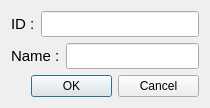
<?xml version="1.0" encoding="UTF-8"?>
<ui version="4.0">
 <class>InsertSubTableDialog</class>
 <widget class="QDialog" name="InsertSubTableDialog">
  <property name="geometry">
   <rect>
    <x>0</x>
    <y>0</y>
    <width>210</width>
    <height>101</height>
   </rect>
  </property>
  <property name="windowTitle">
   <string>Dialog</string>
  </property>
  <layout class="QVBoxLayout" name="verticalLayout">
   <item>
    <layout class="QHBoxLayout" name="horizontalLayout">
     <item>
      <widget class="QLabel" name="label">
       <property name="font">
        <font>
         <pointsize>11</pointsize>
        </font>
       </property>
       <property name="text">
        <string>ID :</string>
       </property>
      </widget>
     </item>
     <item>
      <widget class="QLineEdit" name="lineEdit_id">
       <property name="font">
        <font>
         <pointsize>11</pointsize>
        </font>
       </property>
      </widget>
     </item>
    </layout>
   </item>
   <item>
    <layout class="QHBoxLayout" name="horizontalLayout_2">
     <item>
      <widget class="QLabel" name="label_2">
       <property name="font">
        <font>
         <pointsize>11</pointsize>
        </font>
       </property>
       <property name="text">
        <string>Name :</string>
       </property>
      </widget>
     </item>
     <item>
      <widget class="QLineEdit" name="lineEdit_name">
       <property name="font">
        <font>
         <pointsize>11</pointsize>
        </font>
       </property>
      </widget>
     </item>
    </layout>
   </item>
   <item>
    <layout class="QHBoxLayout" name="horizontalLayout_3">
     <item>
      <spacer name="horizontalSpacer">
       <property name="orientation">
        <enum>Qt::Horizontal</enum>
       </property>
       <property name="sizeType">
        <enum>QSizePolicy::Minimum</enum>
       </property>
       <property name="sizeHint" stdset="0">
        <size>
         <width>20</width>
         <height>20</height>
        </size>
       </property>
      </spacer>
     </item>
     <item>
      <widget class="QPushButton" name="pushButton_OK">
       <property name="text">
        <string>OK</string>
       </property>
      </widget>
     </item>
     <item>
      <widget class="QPushButton" name="pushButton_Cancel">
       <property name="text">
        <string>Cancel</string>
       </property>
      </widget>
     </item>
    </layout>
   </item>
  </layout>
 </widget>
 <resources/>
 <connections>
  <connection>
   <sender>pushButton_OK</sender>
   <signal>clicked()</signal>
   <receiver>InsertSubTableDialog</receiver>
   <slot>accept()</slot>
   <hints>
    <hint type="sourcelabel">
     <x>239</x>
     <y>148</y>
    </hint>
    <hint type="destinationlabel">
     <x>61</x>
     <y>100</y>
    </hint>
   </hints>
  </connection>
  <connection>
   <sender>pushButton_Cancel</sender>
   <signal>clicked()</signal>
   <receiver>InsertSubTableDialog</receiver>
   <slot>reject()</slot>
   <hints>
    <hint type="sourcelabel">
     <x>320</x>
     <y>148</y>
    </hint>
    <hint type="destinationlabel">
     <x>110</x>
     <y>100</y>
    </hint>
   </hints>
  </connection>
 </connections>
</ui>
